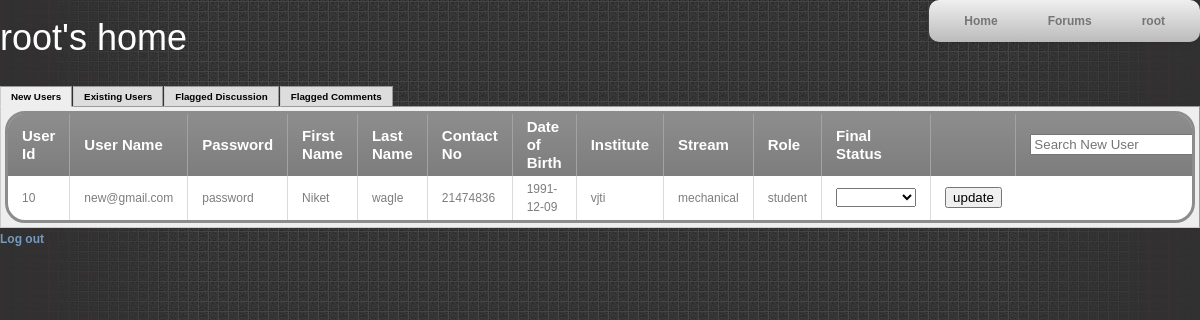
/admin_home.php (signed in), run on the app's committed database.
### tables this page shows
CREATE TABLE IF NOT EXISTS `user` (
  `u_id` int(11) unsigned NOT NULL AUTO_INCREMENT,
  `u_name` varchar(30) NOT NULL,
  `password` varchar(20) NOT NULL,
  `f_name` varchar(20) NOT NULL,
  `l_name` varchar(20) NOT NULL,
  `contact_no` int(10) NOT NULL,
  `dob` date NOT NULL,
  `institute` varchar(40) NOT NULL,
  `stream` varchar(20) NOT NULL,
  `degree` varchar(50) NOT NULL DEFAULT 'B.E.',
  `role` varchar(10) NOT NULL,
  `approve_id` tinyint(1) NOT NULL DEFAULT '0',
  `photo` varchar(255) NOT NULL,
  `about` text NOT NULL,
  `show_email` tinyint(4) NOT NULL DEFAULT '0',
  `gender` tinyint(4) NOT NULL DEFAULT '0',
  `user_score` float NOT NULL DEFAULT '0',
  `count_bookmarks` int(11) NOT NULL DEFAULT '0',
  `created_comments` int(11) NOT NULL DEFAULT '0',
  `count_discussions` int(11) NOT NULL DEFAULT '0',
  PRIMARY KEY (`u_id`)
);

### admin_home.php (the view, shortened to what this page needs)
<?php require_once('Connections/conn.php'); ?>
<?php
$logoutAction = $_SERVER['PHP_SELF']."?doLogout=true";
?>
<?php
$query_update = sprintf("SELECT * FROM `user` natural join `approve_user` WHERE approve_id =0 ORDER BY u_id ASC");
$update = mysql_query($query_update, $conn) or die(mysql_error());
$row_update = mysql_fetch_assoc($update);
$totalRows_update = mysql_num_rows($update);
$editFormAction = $_SERVER['PHP_SELF'];
if (isset($_SERVER['QUERY_STRING'])) {
  $editFormAction .= "?" . htmlentities($_SERVER['QUERY_STRING']);
}
?>
<!DOCTYPE html PUBLIC "-//W3C//DTD XHTML 1.0 Transitional//EN" "http://www.w3.org/TR/xhtml1/DTD/xhtml1-transitional.dtd">
<html xmlns="http://www.w3.org/1999/xhtml">
<head>
<link href="SpryAssets/SpryTabbedPanels.css" rel="stylesheet" type="text/css">
<link rel="stylesheet" type="text/css" media="screen" href="css/nav_bar.css" />
<link href="css/templatemo_style.css" type="text/css" rel="stylesheet" />
<link rel="stylesheet" href="css/slimbox2.css" type="text/css" media="screen" />
<link href="SpryAssets/SpryRating.css" rel="stylesheet" type="text/css">
<link href="css/table.css?12" rel="stylesheet" type="text/css" />
<body>
<nav id="headerbar">
	<ul id="headerbar">
		<li id="headerbar"><a href="admin_home.php">Home</a></li>
		<li id="headerbar"><a href="forum_new.php?mode=showmain">Forums</a></li>
		<li id="headerbar"><a href="#"><?php echo $_SESSION['MM_Username'];?></a>
		</li>
	</ul>
</nav>
<br/>
<h1><?php echo $_SESSION['MM_f_name'];?>'s home </h1>
<div id="TabbedPanels1" class="TabbedPanels">
  <ul class="TabbedPanelsTabGroup">
    <li class="TabbedPanelsTab" tabindex="0">New Users</li>
    <li class="TabbedPanelsTab" tabindex="0">Existing Users</li>
    <li class="TabbedPanelsTab" tabindex="0">Flagged Discussion</li>
    <li class="TabbedPanelsTab" tabindex="0">Flagged Comments</li>
  </ul>
  <div class="TabbedPanelsContentGroup">
    <div class="TabbedPanelsContent">
        <div id="new_users">
    <div class="datagrid">
    <?php if ($totalRows_update>0 ) { ?>
    <table>
    <thead>
  <tr>
  	 <th class="sort" data-sort="user_id">User Id</th>
    <th class="sort" data-sort="user_name">User Name</th>
     <th class="sort" data-sort="password">Password</th>
    <th class="sort" data-sort="first_name">First Name</th>
    <th class="sort" data-sort="last_name">Last Name</th>
    <th class="sort" data-sort="contact_no">Contact No</th>
    <th class="sort" data-sort="date_of_birth">Date of Birth</th>
    <th class="sort" data-sort="institute">Institute</th>
    <th class="sort" data-sort="stream">Stream</th>
    <th class="sort" data-sort="role">Role</th>
    <th>Final Status</th>
    <th>    </th>
    <th colspan="2">
          <input type="text" class="search" placeholder="Search New User" />
        </th>
  </tr>
  </thead>
  <tbody class="list">
  <?php do { ?>
    <tr>
      <td class="user_id"><?php echo $row_update['u_id']; ?></td>
      <td class="user_name"><?php echo $row_update['u_name']; ?></td>
      <td class="password"><?php echo $row_update['password']; ?></td>
      <td class="first_name"><?php echo $row_update['f_name']; ?></td>
      <td class="last_name"> <?php echo $row_update['l_name']; ?></td>
      <td class="contact_no"><?php echo $row_update['contact_no']; ?></td>
      <td class="date_of_birth"><?php echo $row_update['dob']; ?></td>
      <td class="institute"><?php echo $row_update['institute']; ?></td>
      <td class="stream"><?php echo $row_update['stream']; ?></td>
      <td class="role"><?php echo $row_update['role']; ?></td>
<form  id="form1" name="form1" method="POST" action="<?php echo $editFormAction; ?>">      <td><select name="app_id" id="app_id">
        <option value="0">  </option>
        <option value="1">Approved</option>
      </select></td>
      <td>
      <input name="update" id="update" value="update" type="submit" ></input>
        </td></form>
    </tr>
    <?php } while ($row_update = mysql_fetch_assoc($update)); ?>
    </tbody>
    </table>
    </div></div>
    <?php } else {
		echo "No new users";
	} ?>
    </div>
  </div>
</div>
<a href="<?php echo $logoutAction ?>">Log out</a>
</body>
</html>

### SpryAssets/SpryTabbedPanels.css (style rules this page uses)
.TabbedPanels { overflow: hidden; margin: 0px; padding: 0px; clear: none; width: 100%; }
.TabbedPanelsTabGroup { margin: 0px; padding: 0px; }
.TabbedPanelsTab { position: relative; top: 1px; float: left; padding: 4px 10px; margin: 0px 1px 0px 0px; font: bold 0.7em sans-serif; background-color: #DDD; list-style: none; border-left: solid 1px #CCC; border-bottom: solid 1px #999; border-top: solid 1px #999; border-right: solid 1px #999; -moz-user-select: none; -khtml-user-select: none; cursor: pointer; font-size: 0.7em; }
.TabbedPanelsTabSelected { background-color: #EEE; border-bottom: 1px solid #EEE; }
.TabbedPanelsContentGroup { clear: both; border-left: solid 1px #CCC; border-bottom: solid 1px #CCC; border-top: solid 1px #999; border-right: solid 1px #999; background-color: #EEE; }
.TabbedPanelsContent { overflow: hidden; padding: 4px; }

### css/nav_bar.css (style rules this page uses)
nav#headerbar ul { float:right; background: #efefef; background: linear-gradient(top, #efefef 0%, #bbbbbb 100%); background: -moz-linear-gradient(top, #efefef 0%, #bbbbbb 100%); background: -webkit-linear-gradient(top, #efefef 0%,#bbbbbb 100%); box-shadow: 0px 0px 9px rgba(0,0,0,0.15); padding: 0 10px; border-radius: 10px; list-style: none; position: relative; display: inline-table; }
nav#headerbar ul:after { content: ""; clear: both; display: block; }
nav#headerbar ul li { float: left; }
nav#headerbar ul li a { display: block; padding: 10px 25px; color: #757575; text-decoration: none; }

### css/templatemo_style.css (style rules this page uses)
body { margin: 0; padding: 0; color: #000000; font-size: 14px; line-height: 1.6em; font-family: "Lucida Sans Unicode", "Lucida Grande", sans-serif; background-color: #313030; background-image: url(../images/templatemo_body.jpg); background-position: center top; background-repeat: no-repeat }
a, a:link, a:visited { color: #7799bb; text-decoration: none; font-size: 12px; font-weight: bold; }
ul, li { padding:0; margin:0; list-style:none; }
h1, h2, h3, h4, h5, h6 { color: #fff; font-weight: normal; }
h1 { font-size: 36px; margin: 0 0 30px; padding: 5px 0 }

### css/table.css (style rules this page uses)
.datagrid table { border-collapse: collapse; text-align: left; width: 100%; }
.datagrid { font: normal 12px/150% Arial, Helvetica, sans-serif; background: #fff; overflow: hidden; border: 3px solid #8C8C8C; -webkit-border-radius: 20px; -moz-border-radius: 20px; border-radius: 20px; }
.datagrid table td, .datagrid table th { padding: 4px 14px; }
.datagrid table thead th { background:-webkit-gradient( linear, left top, left bottom, color-stop(0.05, #8C8C8C), color-stop(1, #7D7D7D) );background:-moz-linear-gradient( center top, #8C8C8C 5%, #7D7D7D 100% );filter:progid:DXImageTransform.Microsoft.gradient(startColorstr='#8C8C8C', endColorstr='#7D7D7D');background-color:#8C8C8C; color:#FFFFFF; font-size: 15px; font-weight: bold; border-left: 1px solid #A3A3A3; cursor:pointer; }
.datagrid table thead th:first-child { border: none; }
.datagrid table tbody td { color: #7D7D7D; border-left: 1px solid #DBDBDB;font-size: 12px;font-weight: normal; }
.datagrid table tbody td:first-child { border-left: none; }
.datagrid table tbody tr:last-child td { border-bottom: none; }

### admin_home.php (style rules this page uses)
body,td { color: #000000; font-size: 14px; }

### data on the page
user: u_id "10", u_name "new@gmail.com", password "password", f_name "Niket", l_name "wagle", contact_no "21474836", dob "1991-12-09", institute "vjti", stream "mechanical", role "student"

### other printed values
$_SESSION['MM_Username'] "root"
$_SESSION['MM_f_name'] "root"
